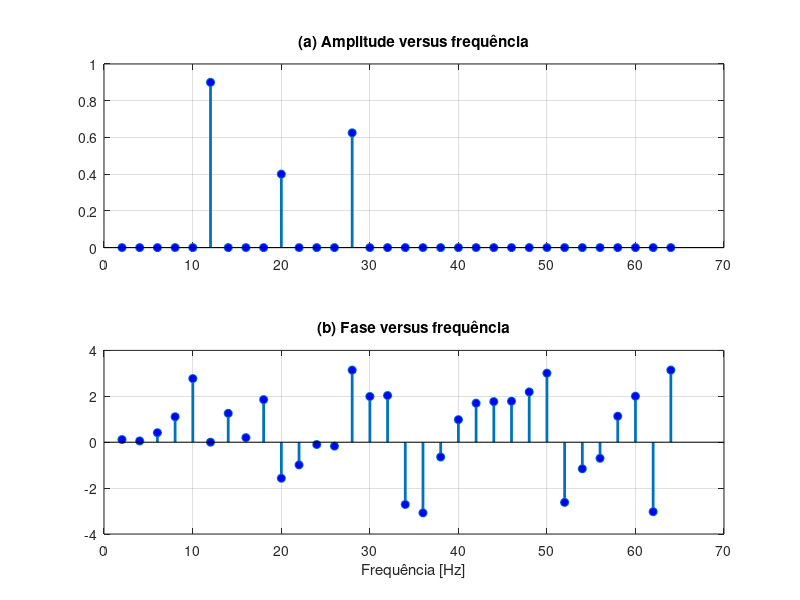

MATLAB code for this plot:
function [dt, tn, df, fmin, fmax, h] = RA183045_L09_03()
 h = figure;
 
 N = 64;
 %fs = 1/dt
 fs = 128;
 dt = 1/fs;
 tn = N/fs;
 fmax = 0.5*fs;
 tspan = (0:N-1)/fs;
 T = tspan(end);
 df = fs/N;

 y = 1.5 + 1.8*cos(2*pi*12*tspan) + 0.8*sin(2*pi*20*tspan) - 1.25*cos(2*pi*28*tspan);

Y = fft(y)/N;
Y';

 %ver se isso ta certo
 nyquist = fs/2;
 fmin = 1/T;
 f = linspace(fmin,nyquist,N/2);
 Y(1)=[];
 YP = Y(1:N/2);
 subplot(2,1,1)
 stem(f,abs(YP),'linewidth',2,'MarkerFaceColor','blue')
 grid;title('(a) Amplitude versus frequência')
 subplot(2,1,2)
 stem(f,angle(YP),'linewidth',2,'MarkerFaceColor','blue')
 grid;title('(b) Fase versus frequência')
 xlabel('Frequência [Hz]')
end